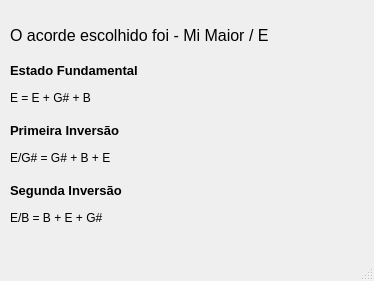
<?xml version="1.0" encoding="UTF-8"?>
<ui version="4.0">
 <class>MainWindow</class>
 <widget class="QMainWindow" name="MainWindow">
  <property name="geometry">
   <rect>
    <x>0</x>
    <y>0</y>
    <width>374</width>
    <height>281</height>
   </rect>
  </property>
  <property name="windowTitle">
   <string>MainWindow</string>
  </property>
  <widget class="QWidget" name="centralwidget">
   <widget class="QLabel" name="label">
    <property name="geometry">
     <rect>
      <x>10</x>
      <y>20</y>
      <width>351</width>
      <height>31</height>
     </rect>
    </property>
    <property name="font">
     <font>
      <pointsize>12</pointsize>
     </font>
    </property>
    <property name="text">
     <string>O acorde escolhido foi - Mi Maior / E</string>
    </property>
   </widget>
   <widget class="QLabel" name="label_2">
    <property name="geometry">
     <rect>
      <x>10</x>
      <y>60</y>
      <width>141</width>
      <height>21</height>
     </rect>
    </property>
    <property name="font">
     <font>
      <pointsize>10</pointsize>
      <weight>75</weight>
      <bold>true</bold>
     </font>
    </property>
    <property name="text">
     <string>Estado Fundamental</string>
    </property>
   </widget>
   <widget class="QLabel" name="label_3">
    <property name="geometry">
     <rect>
      <x>10</x>
      <y>90</y>
      <width>341</width>
      <height>16</height>
     </rect>
    </property>
    <property name="font">
     <font>
      <pointsize>9</pointsize>
     </font>
    </property>
    <property name="text">
     <string>E = E + G# + B</string>
    </property>
   </widget>
   <widget class="QLabel" name="label_4">
    <property name="geometry">
     <rect>
      <x>10</x>
      <y>150</y>
      <width>351</width>
      <height>16</height>
     </rect>
    </property>
    <property name="font">
     <font>
      <pointsize>9</pointsize>
     </font>
    </property>
    <property name="text">
     <string>E/G# = G# + B + E</string>
    </property>
   </widget>
   <widget class="QLabel" name="label_5">
    <property name="geometry">
     <rect>
      <x>10</x>
      <y>120</y>
      <width>141</width>
      <height>21</height>
     </rect>
    </property>
    <property name="font">
     <font>
      <pointsize>10</pointsize>
      <weight>75</weight>
      <bold>true</bold>
     </font>
    </property>
    <property name="text">
     <string>Primeira Inversão</string>
    </property>
   </widget>
   <widget class="QLabel" name="label_6">
    <property name="geometry">
     <rect>
      <x>10</x>
      <y>210</y>
      <width>351</width>
      <height>16</height>
     </rect>
    </property>
    <property name="font">
     <font>
      <pointsize>9</pointsize>
     </font>
    </property>
    <property name="text">
     <string>E/B = B + E + G#</string>
    </property>
   </widget>
   <widget class="QLabel" name="label_7">
    <property name="geometry">
     <rect>
      <x>10</x>
      <y>180</y>
      <width>141</width>
      <height>21</height>
     </rect>
    </property>
    <property name="font">
     <font>
      <pointsize>10</pointsize>
      <weight>75</weight>
      <bold>true</bold>
     </font>
    </property>
    <property name="text">
     <string>Segunda Inversão</string>
    </property>
   </widget>
  </widget>
  <widget class="QMenuBar" name="menubar">
   <property name="geometry">
    <rect>
     <x>0</x>
     <y>0</y>
     <width>374</width>
     <height>21</height>
    </rect>
   </property>
  </widget>
  <widget class="QStatusBar" name="statusbar"/>
 </widget>
 <resources/>
 <connections/>
</ui>
